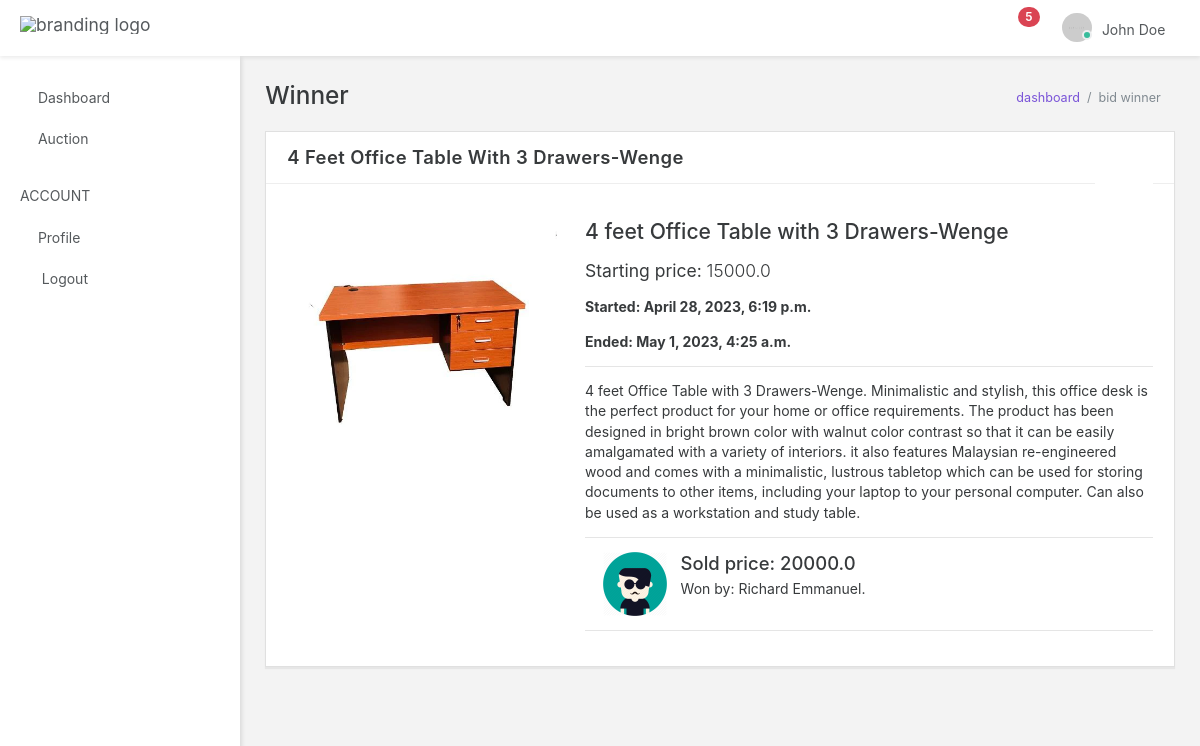
Screenshot of /auth/winner/c26eb675-68d4-46d8-afff-d794091e1c62 (signed in) with the database file from the repository.
### Auction_auth/models.py (models this page shows, shortened)
class Furniture(models.Model):
    furniture_id = models.UUIDField(
        default=uuid.uuid4, primary_key=True, unique=True, editable=False)
    furniture_name = models.CharField(max_length=100)
    start_price = models.FloatField()
    furniture_desc = models.TextField()
    created = models.DateTimeField(
        verbose_name='date_created', auto_now_add=True)
    start_date_and_time = models.DateTimeField(null=True)
    end_date_and_time = models.DateTimeField(null=True)
    is_sold = models.BooleanField(default=False)
    sold_price = models.FloatField(blank=True, null=True)
    sold_to = models.ForeignKey(
        User, on_delete=models.CASCADE, blank=True, null=True)
    image = models.ImageField(null=True, blank=True, upload_to='uploads/')
    class Meta:
        db_table = 'Furniture'
        verbose_name_plural = 'Furniture'

class User(AbstractBaseUser, PermissionsMixin):
    user_id = models.UUIDField(
        default=uuid.uuid4, primary_key=True, unique=True, editable=False)
    email = models.CharField(max_length=100, db_index=True,
                             unique=True, verbose_name='email address', blank=True)
    name = models.CharField(
        max_length=100, db_index=True, blank=True, null=True)
    phone = models.CharField(
        max_length=14, db_index=True, unique=True, blank=True)
    address = models.CharField(max_length=255, null=True, blank=True)
    picture = models.ImageField(
        default='img/user.png', upload_to='uploads/', null=True)
    date_joined = models.DateTimeField(
        verbose_name='date_joined', auto_now_add=True)
    last_login = models.DateTimeField(
        verbose_name='last_login', auto_now=True, null=True)
    is_active = models.BooleanField(default=True)
    is_staff = models.BooleanField(default=False)
    is_superuser = models.BooleanField(default=False)
    USERNAME_FIELD = 'email'
    REQUIRED_FIELDS = ['name',]
    objects = UserManager()
    class Meta:
        db_table = 'Users'
        verbose_name_plural = 'Users'

### Auction_auth/views.py (the view, shortened to what this page needs)
class BidWinnerView(LoginRequiredMixin, View):
    def get(self, request, furniture_id):
        try:
            furniture = Furniture.objects.get(furniture_id=furniture_id)
            return render(request, 'backend/auction/winner.html', {'object': furniture})
        except Furniture.DoesNotExist:
            messages.error(request, 'Failed to get furniture!')
            return redirect('auth:closed')

### Templates/backend/auction/winner.html (shortened to what this page needs)
{% extends 'base.html' %}
{% load static %}
{% load crispy_forms_tags %}
  {% block head %}{% include 'partials/auth_head.html' %}{% endblock head %}
  {% block body %}
  <body data-open="click" data-menu="vertical-menu" data-col="2-columns" class="vertical-layout vertical-menu 2-columns  fixed-navbar">
	{% block nav %} {% include 'partials/auth_nav.html' %} {% endblock %}
	{% include 'partials/auth_sidebar.html' %}
    <div class="app-content content container-fluid">
      <div class="content-wrapper">
        <div class="content-header row">
          <div class="content-header-left col-md-6 col-xs-12 mb-1">
            <h2 class="content-header-title">Winner</h2>
          </div>
          <div class="content-header-right breadcrumbs-right breadcrumbs-top col-md-6 col-xs-12">
            <div class="breadcrumb-wrapper col-xs-12">
              <ol class="breadcrumb">
                <li class="breadcrumb-item"><a href="{% url 'auth:dashboard' %}">dashboard</a>
                </li>
                <li class="breadcrumb-item active">bid winner
                </li>
              </ol>
            </div>
          </div>
        </div>
        <div class="content-body">
          <section id="timeline" class="timeline-left timeline-wrapper">
            <div class="card border-grey border-lighten-2">
                <div class="card-header">
                    <h4 class="card-title">{{ object.furniture_name}} </h4>
                    <div class="heading-elements">
                        <ul class="list-inline pt-1">
                          <li><a data-action="collapse"><i class="icon-minus4"></i></a></li>
                          <li><a data-action="expand"><i class="icon-expand2"></i></a></li>
                        </ul>
                    </div>
                </div>
                <div class="card-body collapse in">
                    <div class="card-block">
                        <div class="row">
                            <div class="col-lg-4 col-xs-12">
                                <img class="img-fluid" src="{{ object.image.url }}" alt="Timeline Image 1">
                              </div>
                              <div class="col-lg-8 col-xs-12">
                              <h3 class="my-1">{{ object.furniture_name }}</h3>
                              <p class="lead"><b>Starting price:</b> {{ object.start_price }}</p>
                              <b>Started: {{ object.start_date_and_time }}</b>
                              <b>Ended: {{ object.end_date_and_time }}</b>
                              <hr>
                              <p>{{ object.furniture_desc }}</p>
                              <hr>
                              <div class="media-list">
                                <div class="media">
                                  <a class="media-left" href="{{ object.image.url }}">
                                    <img class="media-object" src="{{ object.sold_to.picture.url }}" alt="Generic placeholder image" style="width: 64px;height: 64px;">
                                  </a>
                                  <div class="media-body">
                                    <h4 class="media-heading">Sold price: {{ object.sold_price }}</h4>
                                    Won by: {{ object.sold_to.name }}.
                                  </div>
                                </div>
                              </div>
                              <hr>
                            </div>
                        </div>
                    </div>
                </div>
            </div>
          </section>
        </div>
      </div>
    </div>
</body>
{% endblock body %}

### Static/backend/app-assets/css/app.css (style rules this page uses)
@media (max-width: 1366px) { html { font-size: 14px; } }
html { height: 100%; }
html body { height: 100%; background-color: #F3F3F3; direction: ltr; }
html body.fixed-navbar { padding-top: 4rem; }
html body .content { padding: 0; transition: 300ms ease all; backface-visibility: hidden; }
html body .content .content-wrapper { padding: 1.8rem; }
html body .content .content-wrapper .content-header-right { margin-top: 6px; }
@media screen and (min-width: 0px) { body:after { content: "xs - min-width: 0px"; } }
@media screen and (min-width: 544px) { body:after { content: "sm - min-width: 544px"; } }
@media screen and (min-width: 768px) { body:after { content: "md - min-width: 768px"; } }
@media screen and (min-width: 992px) { body:after { content: "lg - min-width: 992px"; } }
@media screen and (min-width: 1200px) { body:after { content: "xl - min-width: 1200px"; } }
body:after { display: none; }

### Static/backend/app-assets/css/core/menu/menu-types/vertical-menu.css (style rules this page uses)
@media (min-width: 992px) { body.vertical-layout.vertical-menu .content, body.vertical-layout.vertical-menu .footer { margin-left: 240px; } }

### rows the page displays
Furniture: furniture_name "4 Feet Office Table With 3 Drawers-Wenge", image (picture), furniture_name "4 feet Office Table with 3 Drawers-Wenge", start_price "15000.0", start_date_and_time "April 28, 2023, 6:19 p.m.", end_date_and_time "May 1, 2023, 4:25 a.m.", furniture_desc "4 feet Office Table with 3 Drawers-Wenge. Minimalistic and stylish, this office desk is the perfect product for your home or office requirements. The product has been designed in bright brown color with walnut color contrast so that it can be easily amalgamated with a variety of interiors. it also features Malaysian re-engineered wood and comes with a minimalistic, lustrous tabletop which can be used for storing documents to other items, including your laptop to your personal computer. Can also be used as a workstation and study table.", sold_to.picture (picture), sold_price "20000.0", sold_to.name "Richard Emmanuel"
